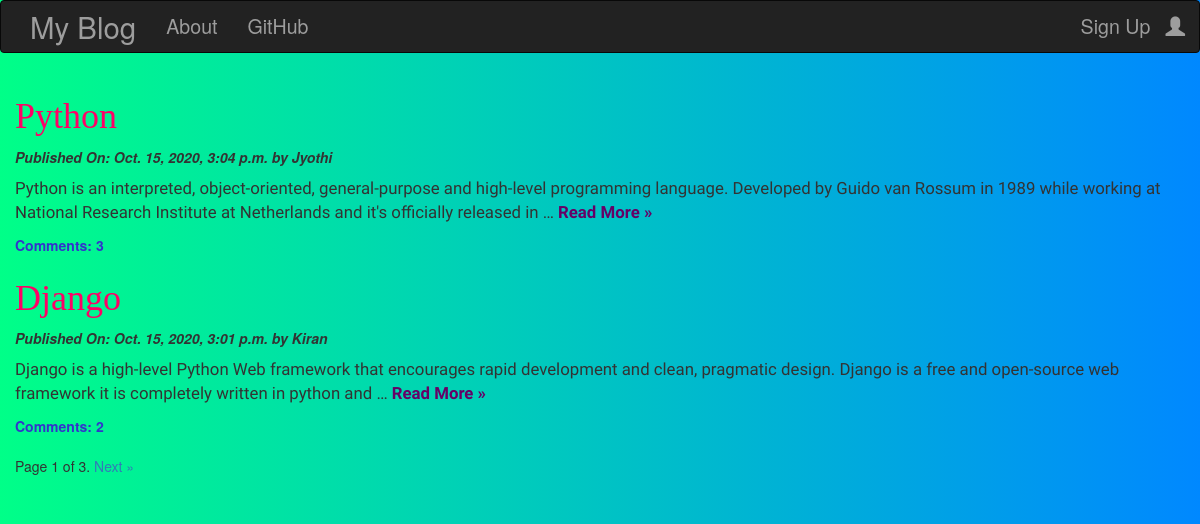
The page / on the database its author committed.
### blog/models.py (models this page shows, shortened)
class Post(models.Model):
    title = models.CharField(max_length=200)
    author = models.ForeignKey('auth.User',related_name='blog_post')
    text = models.TextField()
    created_date = models.DateTimeField(auto_now=True)
    published_date = models.DateTimeField(blank=True,null=True)

### blog/views.py (the view)
# urls.py: url(r'^$',views.PostListView.as_view(),name='post_list'),
class PostListView(ListView):
    model = Post
    paginate_by = 2
    def get_queryset(self):
        return Post.objects.filter(published_date__lte=timezone.now()).order_by('-published_date')

### blog/templates/blog/post_list.html
{% extends 'blog/base.html' %}
{% block content %}
  {% for post in post_list %}
    <h1><a id="maintitle"  href="{% url 'post_detail' pk=post.pk %}">{{post.title}}</a></h1>
    {% if post.published_date %}
    <p class="date">Published On: {{post.published_date}} by {{post.author|title}}</p>
    <p class="maincontent">{{post.text|truncatewords:30}}
    <a class="moreinfo" href="{% url 'post_detail' pk=post.pk %}">Read More &raquo;</a><br></p>
    <a id="commentcount" href="{% url 'post_detail' pk=post.pk %}">Comments: {{post.comments.count}}</a>
    {% else %}
    <p class="date">Created on: {{post.created_date}} by {{post.author|title}}</p>
    <p class="maincontent">{{post.text|truncatewords:30}}
    <a class="moreinfo" href="{% url 'post_detail' pk=post.pk %}">Read More &raquo;</a><br></p>
    {% endif %}
  {% endfor %}
<br>
{% include 'blog/pagination.html' with page=post_list %}
{% endblock %}

### blog/static/css/blog.css (style rules this page uses)
body { background:linear-gradient(to right,#0f8,#08f); }
.date { font-weight: bolder; font-style: italic; }
.maincontent { font-family: 'Courgette', cursive; font-size: 1.2em; }
.moreinfo { color:#660066; font-weight: 600; }
#maintitle { color:#ff0066; font-family: 'Algerian'; }
#commentcount { color:#3333cc; font-weight: bold; }

### rows shown on the page
Post: title "Python", published_date "Oct. 15, 2020, 3:04 p.m.", author "Jyothi", text "Python is an interpreted, object-oriented, general-purpose and high-level programming language. Developed by Guido van Rossum in 1989 while working at National Research Institute at Netherlands and it's officially released in …", comments.count "3"
Post: title "Django", published_date "Oct. 15, 2020, 3:01 p.m.", author "Kiran", text "Django is a high-level Python Web framework that encourages rapid development and clean, pragmatic design. Django is a free and open-source web framework it is completely written in python and …", comments.count "2"

### other values the page prints
{{ page_obj.number }} "1"
{{ page_obj.paginator.num_pages }} "3"
